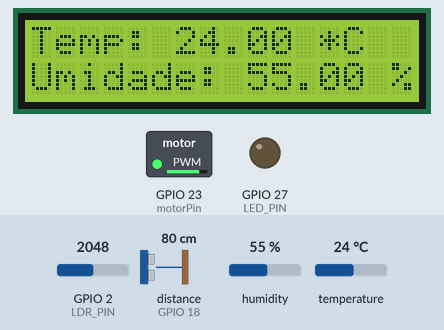
This sketch was run on a simulated ESP32. On the bench: 16×2 character LCD, switched loads named in the sketch (green lamp = pin HIGH), output pins drawn as LEDs (lit = HIGH). Wiring (inferred from the names in the program): ultrasonic range finder: trigger GPIO 5; echo GPIO 18. The test bench sets the inputs (shaded band); at power-on: distance to the obstacle (sensor on GPIO 18) 80 cm, GPIO 2 (LDR_PIN) = 2048, humidity 55 %, temperature 24 °C. The echo pulse lasts 58.3 µs per cm; WiFi joins after 1.5 s; servers stay silent unless stated; pins used as bus, display or sensor lines are not drawn; what the sketch prints to the serial monitor is not drawn.

Above: at 3.2 s.
3.3 s: distance to the obstacle (sensor on GPIO 18) set to 2 cm
At 4.6 s:
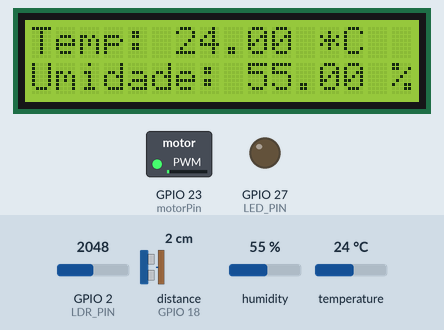
5.6 s: GPIO 2 (LDR_PIN) set to 1056
7.3 s: GPIO 2 (LDR_PIN) set to 965
At 8.5 s:
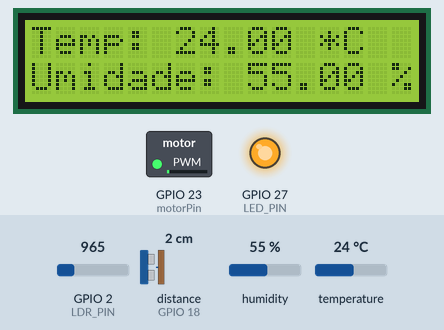
9.7 s: distance to the obstacle (sensor on GPIO 18) set to 35 cm
At 10.5 s:
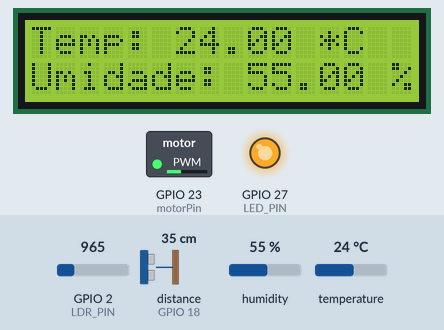
11.7 s: humidity set to 22 %
At 13.0 s:
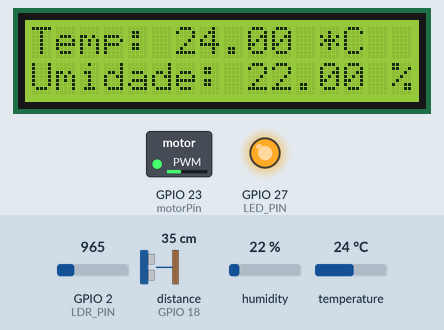
13.8 s: distance to the obstacle (sensor on GPIO 18) set to 60 cm
At 14.6 s:
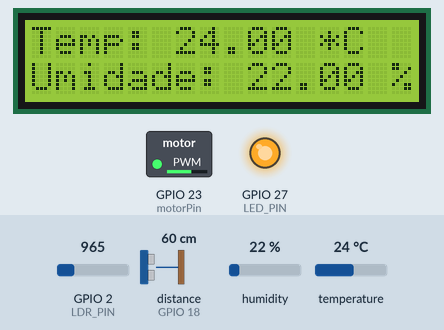
Timing chart, 0 to 16.8 s (numbered marks = the images above; inputs shaded):
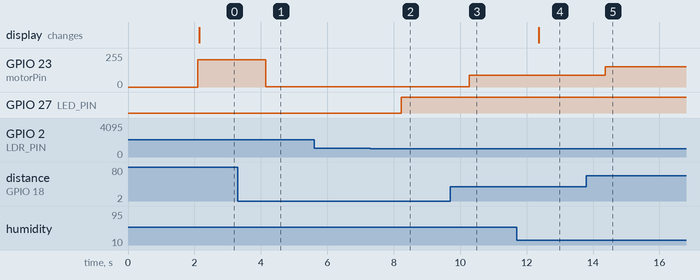

The sketch:

casa_automatica.ino
```cpp
#include <WiFi.h>
#include <ESPAsyncWebServer.h>
#include <Wire.h>
#include <LiquidCrystal_I2C.h>
#include <DHTesp.h>

// Definições de pinos
#define TRIG_PIN 5
#define ECHO_PIN 18
#define LED_PIN 27
#define LDR_PIN 2
#define DHT_PIN 15
#define motorPin 23
#define minDistance 0     // Distancia minima para controlar o motor
#define maxDistance 100   // Distancia maxima para controlar o motor
#define LCD_ADDRESS 0x27  // Definições do endereço I2C do LCD (0x27)
#define LCD_COLUMNS 16
#define LCD_ROWS 2

// Configuração do Wi-Fi
const char* ssid = "####";
const char* password = "####";

// Página HTML
const char index_html[] PROGMEM = R"rawliteral(
  <!DOCTYPE html>
  <html>
    <head>
      <title>Trabalho 2 de Embarcados</title>
      <style>
      html, body {
        font-family: Arial, Helvetica, sans-serif;
        text-align: center;
      }
      h1 {
        font-size: 1.8rem;
        color: black;
      }
      button {
        border: none;
        color: black;
        padding: 15px 32px;
        text-align: center;
        font-size: 16px;
        width: 150px;
        border-radius: 4px;
      }
      </style>
    </head>
    <body>
      <div>
        <h1>Dashboard</h1>
        <h2>Dados dos Sensores:</h2>
      </div>
    </body>
  </html>
 )rawliteral";

// Inicializa as bibliotecas
LiquidCrystal_I2C lcd(LCD_ADDRESS, LCD_COLUMNS, LCD_ROWS);
DHTesp dht;
AsyncWebServer server(80);

// Variáveis globais para armazenar os dados dos sensores e para controle manual
float temperature = 0.0;
float humidity = 0.0;
long distance = 0;
int ldrValue = 0;
bool manualControl = false;
bool ledState = false;
int motorSpeed = 0;

void initWiFi() {
  WiFi.mode(WIFI_STA);
  WiFi.begin(ssid, password);
  Serial.println("Conectando WiFi");
  lcd.setCursor(0, 0);
  lcd.print("Conectando WiFi");
  while (WiFi.status() != WL_CONNECTED) {
    Serial.print('.');
    lcd.setCursor(0, 1);
    lcd.print(".");
    delay(1000);
  }
  Serial.println(WiFi.localIP());
}

void initSensors() {
  pinMode(TRIG_PIN, OUTPUT);// Configurações do ultrassônico
  pinMode(ECHO_PIN, INPUT);
  pinMode(LED_PIN, OUTPUT);// Configurações do LED
  pinMode(LDR_PIN, INPUT);
  pinMode(motorPin, OUTPUT);// Configurações do motor
  dht.setup(DHT_PIN, DHTesp::DHT11);// Inicializa o sensor DHT
}

void initServer() {
  // Configura o servidor web para servir os dados e controlar LED e motor
  server.on("/", HTTP_GET, [](AsyncWebServerRequest *request){
    String html = index_html;
    html += "<p><strong>Distancia: </strong>" + String(distance) + " cm</p>";
    html += "<p><strong>Temperatura: </strong>" + String(temperature) + " *C</p>";
    html += "<p><strong>Umidade: </strong>" + String(humidity) + " %</p>";
    html += "<p><strong>Valor do LDR: </strong>" + String(ldrValue) + "</p>";
    html += "<h2>Controles</h2>";
    html += "<p><a href=\"/toggle_control\"><button>PID = " + String(manualControl ? "OFF" : "ON") + "</button></a></p>";
    html += "<p><a href=\"/toggle_led\"><button> LED </button></a></p>";
    html += "<p><strong>Velocidade do Motor: </strong>" + String(motorSpeed) + "</p>";
    html += "<p><a href=\"/increase_motor\"><button>Aumentar</button></a> <a href=\"/decrease_motor\"><button>Diminuir</button></a></p>";
    html += "</body></html>";
    request->send(200, "text/html", html);
  });

  server.on("/toggle_control", HTTP_GET, [](AsyncWebServerRequest *request){
    manualControl = !manualControl;
    request->redirect("/");
  });

  server.on("/toggle_led", HTTP_GET, [](AsyncWebServerRequest *request){
    ledState = !ledState;
    digitalWrite(LED_PIN, ledState ? HIGH : LOW);
    request->redirect("/");
  });

  server.on("/increase_motor", HTTP_GET, [](AsyncWebServerRequest *request){
    if (manualControl) {
      motorSpeed = min(255, motorSpeed + 10);
      analogWrite(motorPin, motorSpeed);
    }
    request->redirect("/");
  });

  server.on("/decrease_motor", HTTP_GET, [](AsyncWebServerRequest *request){
    if (manualControl) {
      motorSpeed = max(0, motorSpeed - 10);
      analogWrite(motorPin, motorSpeed);
    }
    request->redirect("/");
  });

  server.begin();
}

void setup() {
  Serial.begin(115200);
  lcd.init();  // Inicializa o display LCD
  lcd.backlight();
  lcd.setCursor(0, 0);
  lcd.print("Distancia:");
  initWiFi();
  initSensors();
  initServer();
}

void loop() {
  if (!manualControl) {
    long duration;
    // Gera um pulso no pino TRIG
    digitalWrite(TRIG_PIN, LOW);
    delayMicroseconds(2);
    digitalWrite(TRIG_PIN, HIGH);
    delayMicroseconds(10);
    digitalWrite(TRIG_PIN, LOW);

    duration = pulseIn(ECHO_PIN, HIGH); // Lê o tempo de duração do pulso no pino ECHO
    distance = (duration / 2) / 29.1;   // Calcula a distância (em centímetros)

    int dutyCycle;
    if (distance <= maxDistance) {
      dutyCycle = map(distance, minDistance, maxDistance, 0, 255);// Mapeia a distância para o valor do duty cycle de 8 bits
    } else {
      dutyCycle = 255;
    }

    // Controla a velocidade do motor
    analogWrite(motorPin, dutyCycle);
    Serial.print("Distância: ");
    Serial.print(distance);
    Serial.print(" cm, Velocidade: ");
    Serial.println(dutyCycle);
    //motorSpeed = dutyCycle;

    // Leitura do valor do LDR
    ldrValue = analogRead(LDR_PIN);
    Serial.print("LDR: ");
    Serial.println(ldrValue);
    if (ldrValue < 1000) {
      digitalWrite(LED_PIN, HIGH);
    } else {
      digitalWrite(LED_PIN, LOW);
    }

    // Leitura de temperatura e umidade
    TempAndHumidity data = dht.getTempAndHumidity();
    // Verifica se a leitura foi bem-sucedida
    if (dht.getStatus() != 0) {
      Serial.println("Falha ao ler do sensor DHT");
      lcd.setCursor(0, 0);
      lcd.print("Erro no DHT   ");
      return;
    }
    // Atualiza as variáveis globais com os dados lidos
    temperature = data.temperature;
    humidity = data.humidity;

    // Exibe a temperatura e umidade no display LCD
    lcd.setCursor(0, 0);
    lcd.print("Temp: ");
    lcd.print(temperature);
    lcd.print(" *C  ");

    lcd.setCursor(0, 1);
    lcd.print("Umidade: ");
    lcd.print(humidity);
    lcd.print(" %   ");
  }

  delay(2000);
}
```

Measured:
- the behaviour switches between 1000 and 999 on GPIO 2 (LDR_PIN) (found by bisection; images 1 and 2)
- after the input at 3.3 s, GPIO 23 (motorPin): 204/255 → 2/255 after 0.84 s
- after the input at 5.6 s, every drawn part: stays the same
- after the input at 7.3 s, GPIO 27 (LED_PIN): LOW → HIGH after 0.93 s
- after the input at 9.7 s, GPIO 23 (motorPin): 2/255 → 89/255 after 0.58 s
- after the input at 11.7 s, the display: changes after 0.67 s (image 4)
- after the input at 13.8 s, GPIO 23 (motorPin): 89/255 → 153/255 after 0.57 s
